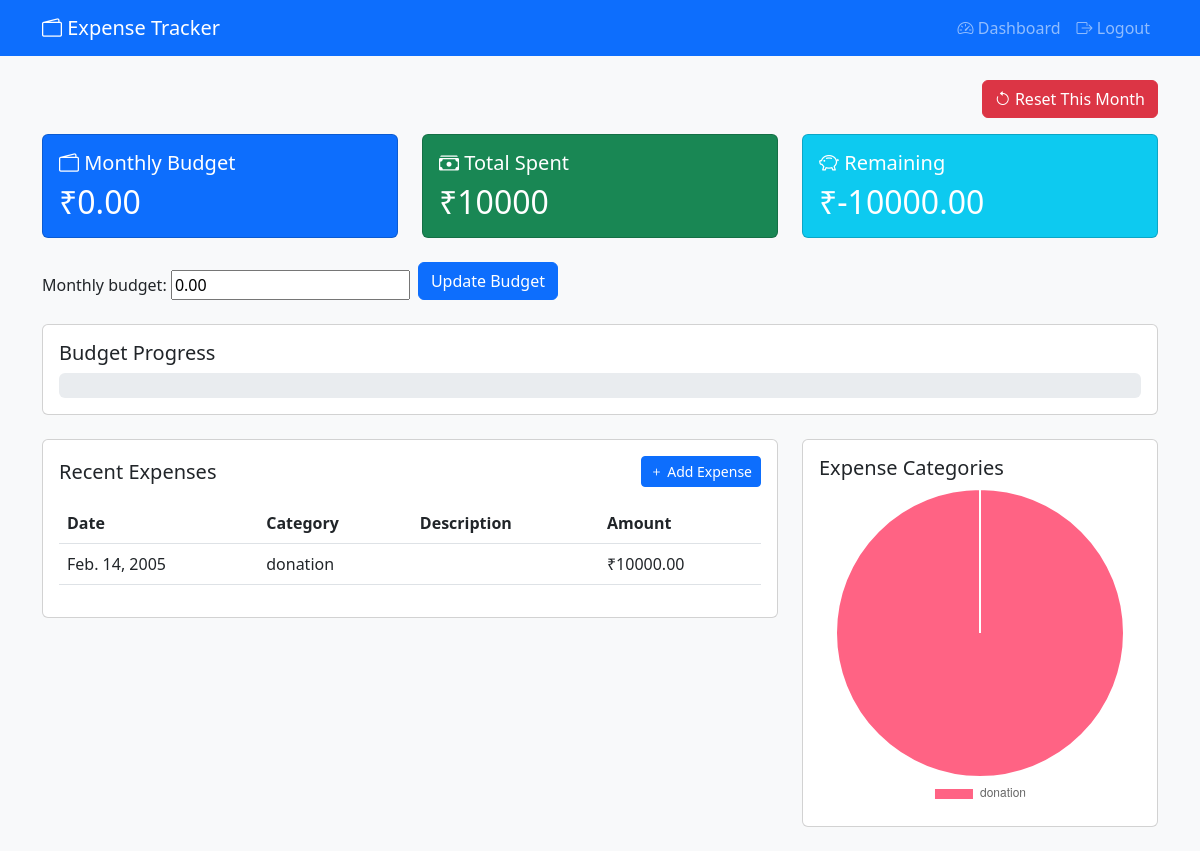
The app's page / (signed in) with its own data.
### expenses/models.py (models this page shows, shortened)
class UserProfile(models.Model):
    user = models.OneToOneField(User, on_delete=models.CASCADE)
    monthly_budget = models.DecimalField(max_digits=10, decimal_places=2, default=0)
    category_budgets = models.JSONField(default=dict)

class Expense(models.Model):
    user = models.ForeignKey(User, on_delete=models.CASCADE)
    date = models.DateField()
    category = models.CharField(max_length=100)
    amount = models.DecimalField(max_digits=10, decimal_places=2)
    description = models.TextField(blank=True)
    created_at = models.DateTimeField(auto_now_add=True)
    class Meta:
        ordering = ['-date']

### expenses/views.py (the view)
# urls.py: path('', views.dashboard, name='dashboard'),
@login_required
def dashboard(request):
    category = request.GET.get('category')
    month = request.GET.get('month')
    expenses = Expense.objects.filter(user=request.user)
    if category:
        expenses = expenses.filter(category=category)
    if month:
        try:
            month_date = datetime.strptime(month, '%Y-%m')
            expenses = expenses.filter(date__year=month_date.year, date__month=month_date.month)
        except ValueError:
            pass
    total_spent = expenses.aggregate(total=Sum('amount'))['total'] or 0
    monthly_budget = request.user.userprofile.monthly_budget
    remaining_budget = monthly_budget - total_spent
    budget_percentage = (total_spent / monthly_budget * 100) if monthly_budget > 0 else 0
    category_data = expenses.values('category').annotate(total=Sum('amount'))
    category_labels = [item['category'] for item in category_data]
    category_amounts = [float(item['total']) for item in category_data]
    context = {
        'expenses': expenses.order_by('-date'),
        'total_spent': total_spent,
        'remaining_budget': remaining_budget,
        'budget_percentage': min(budget_percentage, 100),  # Cap at 100%
        'category_labels': category_labels,
        'category_data': category_amounts,
        'monthly_budget': monthly_budget,
        'profile_form': UserProfileForm(instance=request.user.userprofile),
    }
    return render(request, 'expenses/dashboard.html', context)

### expenses/forms.py
class UserProfileForm(forms.ModelForm):
    class Meta:
        model = UserProfile
        fields = ['monthly_budget']
        widgets = {
            'monthly_budget': forms.NumberInput(attrs={'step': '0.01'}),
        }

### expenses/templates/expenses/dashboard.html (shortened to what this page needs)
{% extends 'base.html' %}
{% block content %}
<div class="d-flex justify-content-end mb-3">
    <form method="post" action="{% url 'reset_month' %}" style="display:inline;">
        <button type="submit" class="btn btn-danger" onclick="return confirm('Are you sure you want to reset all expenses for this month?');">
            <i class="bi bi-arrow-counterclockwise"></i> Reset This Month
        </button>
    </form>
</div>
<div class="row mb-4">
    <div class="col-md-4">
        <div class="card bg-primary text-white">
            <div class="card-body">
                <h5 class="card-title">
                    <i class="bi bi-wallet2"></i> Monthly Budget
                </h5>
                <h2 class="card-text">₹{{ monthly_budget }}</h2>
            </div>
        </div>
    </div>
    <div class="col-md-4">
        <div class="card bg-success text-white">
            <div class="card-body">
                <h5 class="card-title">
                    <i class="bi bi-cash-stack"></i> Total Spent
                </h5>
                <h2 class="card-text">₹{{ total_spent }}</h2>
            </div>
        </div>
    </div>
    <div class="col-md-4">
        <div class="card bg-info text-white">
            <div class="card-body">
                <h5 class="card-title">
                    <i class="bi bi-piggy-bank"></i> Remaining
                </h5>
                <h2 class="card-text">₹{{ remaining_budget }}</h2>
            </div>
        </div>
    </div>
</div>
<div class="row mb-4">
    <div class="col-md-6">
        <form method="post" action="{% url 'update_profile' %}" class="d-flex align-items-end">
            <div class="me-2">
                {{ profile_form.monthly_budget.label_tag }}
                {{ profile_form.monthly_budget }}
            </div>
            <button type="submit" class="btn btn-primary">Update Budget</button>
        </form>
    </div>
</div>
<div class="row mb-4">
    <div class="col-12">
        <div class="card">
            <div class="card-body">
                <h5 class="card-title">Budget Progress</h5>
                <div class="progress budget-progress">
                </div>
            </div>
        </div>
    </div>
</div>
<div class="row mb-4">
    <div class="col-md-8">
        <div class="card">
            <div class="card-body">
                <div class="d-flex justify-content-between align-items-center mb-3">
                    <h5 class="card-title mb-0">Recent Expenses</h5>
                    <a href="{% url 'add_expense' %}" class="btn btn-primary btn-sm">
                        <i class="bi bi-plus"></i> Add Expense
                    </a>
                </div>
                <div class="table-responsive">
                    <table class="table">
                        <thead>
                            <tr>
                                <th>Date</th>
                                <th>Category</th>
                                <th>Description</th>
                                <th>Amount</th>
                            </tr>
                        </thead>
                        <tbody>
                            {% for expense in expenses %}
                            <tr>
                                <td>{{ expense.date }}</td>
                                <td>{{ expense.category }}</td>
                                <td>{{ expense.description }}</td>
                                <td>₹{{ expense.amount }}</td>
                            </tr>
                            {% empty %}
                            <tr>
                                <td colspan="4" class="text-center">No expenses recorded yet.</td>
                            </tr>
                            {% endfor %}
                        </tbody>
                    </table>
                </div>
            </div>
        </div>
    </div>
    <div class="col-md-4">
        <div class="card">
            <div class="card-body">
                <h5 class="card-title">Expense Categories</h5>
                <canvas id="categoryChart"></canvas>
            </div>
        </div>
    </div>
</div>
{% endblock %}
{% block extra_js %}
<script>
document.addEventListener('DOMContentLoaded', function() {
    const ctx = document.getElementById('categoryChart').getContext('2d');
    const data = {
        labels: {{ category_labels|safe }},
        datasets: [{
            data: {{ category_data|safe }},
            backgroundColor: [
                '#FF6384',
                '#36A2EB',
                '#FFCE56',
                '#4BC0C0',
                '#9966FF',
                '#FF9F40'
            ]
        }]
    };
    new Chart(ctx, {
        type: 'pie',
        data: data,
        options: {
            responsive: true,
            plugins: {
                legend: {
                    position: 'bottom'
                }
            }
        }
    });
});
</script>
{% endblock %}

### expenses/templates/base.html (shortened to what this page needs)
<!DOCTYPE html>
<html lang="en">
<head>
    <link href="https://cdn.jsdelivr.net/npm/bootstrap@5.3.0/dist/css/bootstrap.min.css" rel="stylesheet">
    <link rel="stylesheet" href="https://cdn.jsdelivr.net/npm/bootstrap-icons@1.7.2/font/bootstrap-icons.css">
</head>
<body class="bg-light">
    <nav class="navbar navbar-expand-lg navbar-dark bg-primary">
        <div class="container">
            <a class="navbar-brand" href="{% url 'dashboard' %}">
                <i class="bi bi-wallet2"></i> Expense Tracker
            </a>
            <div class="collapse navbar-collapse" id="navbarNav">
                <ul class="navbar-nav ms-auto">
                    {% if user.is_authenticated %}
                        <li class="nav-item">
                            <a class="nav-link" href="{% url 'dashboard' %}">
                                <i class="bi bi-speedometer2"></i> Dashboard
                            </a>
                        </li>
                        <li class="nav-item">
                            <a class="nav-link" href="{% url 'logout' %}">
                                <i class="bi bi-box-arrow-right"></i> Logout
                            </a>
                        </li>
                    {% endif %}
                </ul>
            </div>
        </div>
    </nav>
    <div class="container mt-4">
        {% block content %}
        {% endblock %}
    </div>
    {% block extra_js %}{% endblock %}
</body>
</html>

### expenses/templates/base.html (style rules this page uses)
.budget-progress { height: 25px; }

### records on screen
UserProfile: monthly_budget "0.00"
Expense: date "Feb. 14, 2005", category "donation", amount "10000.00"

### other values on screen
{{ total_spent }} "10000"
{{ remaining_budget }} "-10000.00"
{{ profile_form.monthly_budget.label_tag }} "Monthly budget:"
chart data {{ category_labels|safe }} ['donation']
